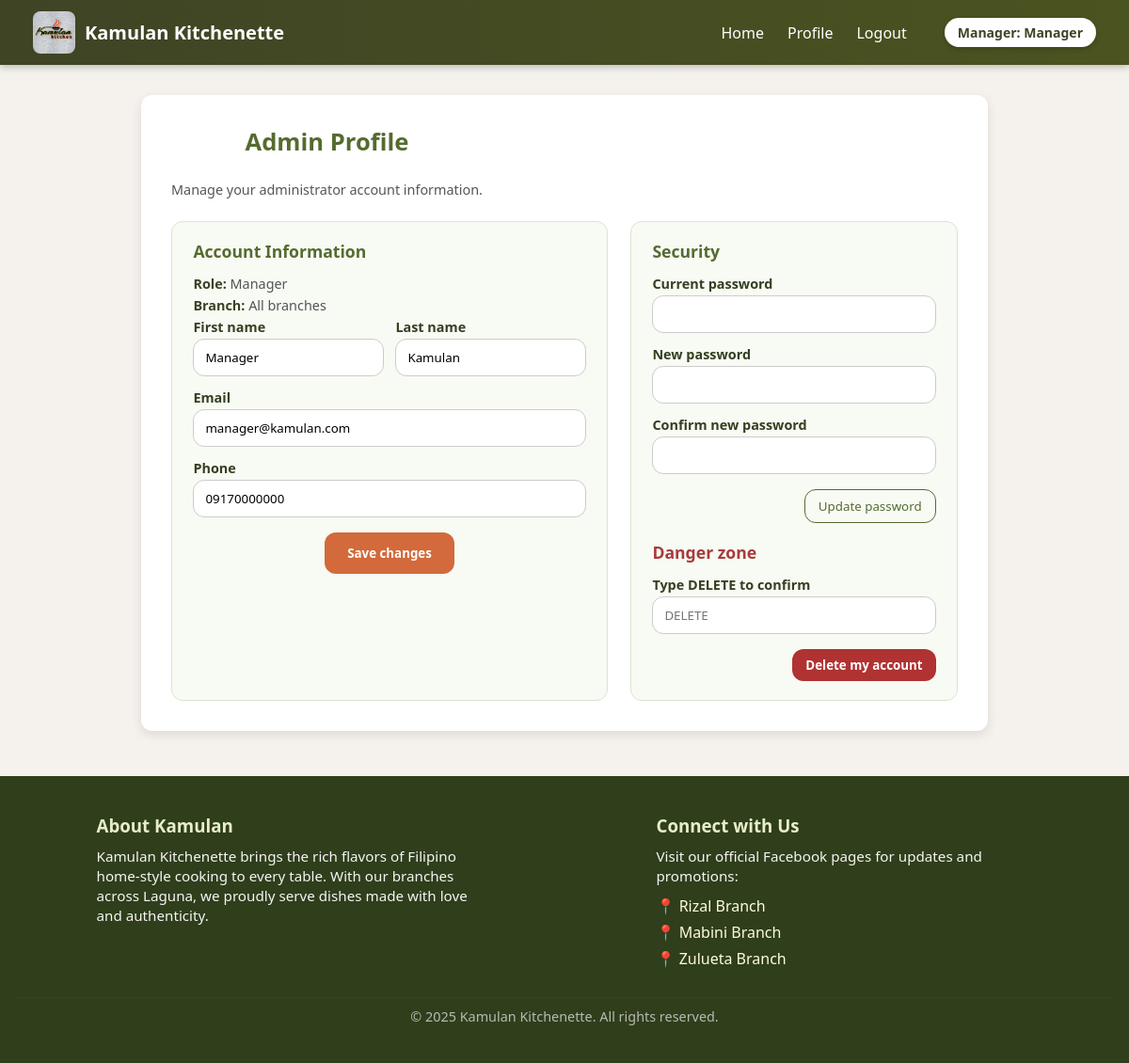
Screenshot of /admin/profile.php (signed in) with the database file from the repository.
### tables this page shows
CREATE TABLE `users` (
  `id` int(11) NOT NULL,
  `first_name` varchar(120) DEFAULT NULL,
  `last_name` varchar(120) DEFAULT NULL,
  `email` varchar(150) DEFAULT NULL,
  `phone` varchar(50) DEFAULT NULL,
  `password` varchar(255) DEFAULT NULL,
  `role` enum('buyer','staff','rider','manager') DEFAULT 'buyer',
  `branch_id` int(11) DEFAULT NULL,
  `created_at` timestamp NOT NULL DEFAULT current_timestamp(),
  `street` varchar(150) DEFAULT NULL,
  `barangay` varchar(100) DEFAULT NULL,
  `municipality` varchar(100) DEFAULT NULL,
  `province` varchar(100) DEFAULT NULL,
  `house_number` varchar(50) DEFAULT NULL,
  `nearest_landmark` varchar(150) DEFAULT NULL,
  `is_available` tinyint(1) DEFAULT 1
);

### admin/profile.php (the view, shortened to what this page needs)
<?php
require_once(__DIR__ . '/../config/db.php');
$userSession = $_SESSION['user'] ?? null;
$userId = $userSession['id'] ?? null;
$stmt = $pdo->prepare('SELECT u.*, b.name AS branch_name FROM users u LEFT JOIN branches b ON u.branch_id = b.id WHERE u.id = ? LIMIT 1');
$stmt->execute([$userId]);
?>
<!doctype html>
<html lang="en">
<head>
  <link rel="stylesheet" href="/kamulan-system/assets/css/style.css">
</head>
<body>
<?php include __DIR__ . '/../_partials/header_staff.php'; ?>
<main class="profile-page">
  <div class="profile-header">
    <div>
      <h2 class="profile-title">Admin Profile</h2>
      <p class="profile-sub">Manage your administrator account information.</p>
    </div>
  </div>
  <div class="profile-grid">
    <section class="profile-card">
      <h3>Account Information</h3>
      <p class="meta-row"><span class="meta-label">Role:</span> <?= htmlspecialchars(ucfirst($user['role'] ?? 'manager')) ?></p>
      <p class="meta-row"><span class="meta-label">Branch:</span> <?= htmlspecialchars($user['branch_name'] ?? 'All branches') ?></p>
      <form method="post">
        <div class="field-inline">
          <div class="field-group">
            <label for="first_name">First name</label>
            <input id="first_name" name="first_name" value="<?= htmlspecialchars($user['first_name'] ?? '') ?>" required>
          </div>
          <div class="field-group">
            <label for="last_name">Last name</label>
            <input id="last_name" name="last_name" value="<?= htmlspecialchars($user['last_name'] ?? '') ?>" required>
          </div>
        </div>
        <div class="field-group">
          <label for="email">Email</label>
          <input id="email" type="email" name="email" value="<?= htmlspecialchars($user['email'] ?? '') ?>" required>
        </div>
        <div class="field-group">
          <label for="phone">Phone</label>
          <input id="phone" name="phone" value="<?= htmlspecialchars($user['phone'] ?? '') ?>" required>
        </div>
        <div class="profile-actions">
          <button type="submit" class="button">Save changes</button>
        </div>
      </form>
    </section>
    <section class="profile-card">
      <h3>Security</h3>
      <form method="post" style="margin-bottom:1.2rem;">
        <div class="field-group">
          <label for="current_password">Current password</label>
          <input id="current_password" type="password" name="current_password" required>
        </div>
        <div class="field-group">
          <label for="new_password">New password</label>
          <input id="new_password" type="password" name="new_password" minlength="6" required>
        </div>
        <div class="field-group">
          <label for="confirm_password">Confirm new password</label>
          <input id="confirm_password" type="password" name="confirm_password" minlength="6" required>
        </div>
        <div class="profile-actions">
          <button type="submit" class="btn-secondary">Update password</button>
        </div>
      </form>
      <h3 style="margin-top:1rem; color:#a83b3b;">Danger zone</h3>
      <form method="post" onsubmit="return confirm('This will permanently delete your admin account. Continue?');">
        <div class="field-group">
          <label for="confirm_delete">Type <strong>DELETE</strong> to confirm</label>
          <input id="confirm_delete" name="confirm_delete" placeholder="DELETE">
        </div>
        <div class="profile-actions">
          <button type="submit" class="btn-danger">Delete my account</button>
        </div>
      </form>
    </section>
  </div>
</main>
<?php include __DIR__ . '/../_partials/footer.php'; ?>
</body>
</html>

### _partials/header_staff.php (shortened to what this page needs)
<?php
$user = $_SESSION['user'] ?? null;
$userName = $user['first_name'] ?? '';
$role = $user['role'] ?? '';
switch ($role) {
  case 'admin':
  case 'manager':
    $homeLink    = "/kamulan-system/admin/dashboard.php";
    $profileLink = "/kamulan-system/admin/profile.php";
    break;
}
?>
<header class="site-header" style="
  display: flex;
  align-items: center;
  justify-content: space-between;
  background: linear-gradient(90deg, #3e4425, #4b5320);
  padding: 12px 35px;
  color: white;
  font-family: 'Poppins', sans-serif;
  box-shadow: 0 2px 8px rgba(0,0,0,0.25);
  position: sticky;
  top: 0;
  z-index: 999;
">
  <div class="brand" style="display: flex; align-items: center; gap: 10px;">
    <img src="/kamulan-system/assets/images/kamulan-logo.jpg" alt="Kamulan Logo" style="height:45px; border-radius:8px;">
    <h1 style="margin: 0; font-size: 20px;">Kamulan Kitchenette</h1>
  </div>
  <nav class="nav" style="display: flex; align-items: center; gap: 25px;">
    <a href="<?= $homeLink ?>" class="nav-link">Home</a>
    <a href="<?= $profileLink ?>" class="nav-link">Profile</a>
    <a href="/kamulan-system/auth/logout.php" class="nav-link logout" onclick="confirmLogout(event)">Logout</a>
    <span style="
      margin-left: 15px;
      background: #fff;
      color: #3e4425;
      padding: 6px 14px;
      border-radius: 25px;
      font-weight: bold;
      font-size: 14px;
      box-shadow: 0 2px 5px rgba(0,0,0,0.2);
    ">
      <?= ucfirst(htmlspecialchars($role)) ?>: <?= htmlspecialchars($userName) ?>
    </span>
  </nav>
</header>

### assets/css/style.css (style rules this page uses)
:root { --primary: #556b2f; --accent: #d26a3b; --dark-brown: #3e2f1c; --light-bg: #f5f2ed; --text-dark: #2c2c2c; --text-light: #fff; --success: #6b8e23; --error: #c0392b; --radius: 12px; --shadow: 0 4px 12px rgba(0,0,0,0.1); --transition: all 0.25s ease-in-out; }
* { box-sizing: border-box; margin: 0; padding: 0; font-family: 'Poppins', 'Segoe UI', sans-serif; }
body { background: var(--light-bg); color: var(--text-dark); overflow-x: hidden; }
.button, button { background: var(--primary); color: var(--text-light); border: none; border-radius: var(--radius); padding: 10px 16px; cursor: pointer; font-weight: 600; transition: var(--transition); }
input, select, textarea { padding: 10px 12px; border: 1.5px solid #ccc; border-radius: var(--radius); width: 100%; transition: 0.25s; }
a { color: var(--accent); text-decoration: none; transition: 0.2s; }
.site-header { display: flex; align-items: center; justify-content: space-between; background: linear-gradient(90deg, #4b5320, #3e4425); padding: 12px 20px; color: white; font-family: 'Poppins', sans-serif; box-shadow: 0 2px 8px rgba(0,0,0,0.25); position: sticky; top: 0; z-index: 999; }
.site-header .brand { display: flex; align-items: center; gap: 10px; }
.site-header .nav { display: flex; align-items: center; gap: 18px; }
.site-header .nav a { color: #fff; text-decoration: none; font-weight: 500; transition: 0.3s; }
h2 { color: var(--primary); margin-bottom: 1rem; text-align: center; }
.button { background: var(--accent); color: var(--text-light); padding: 0.8rem 1.5rem; border: none; border-radius: var(--radius); cursor: pointer; transition: var(--transition); display: block; margin: 0 auto; }
h2 { color: var(--primary); text-align: center; margin-bottom: 1.5rem; }

### admin/profile.php (style rules this page uses)
body { background: var(--light-bg, #f5f2ed); }
.profile-page { max-width: 900px; margin: 2rem auto; padding: 2rem; background: #fff; border-radius: var(--radius, 12px); box-shadow: var(--shadow, 0 4px 12px rgba(0,0,0,0.1)); }
.profile-header { display: flex; justify-content: space-between; align-items: center; margin-bottom: 1.5rem; }
.profile-title { font-size: 1.6rem; color: var(--primary, #556b2f); }
.profile-sub { font-size: 0.9rem; color: #555; }
.profile-grid { display: grid; grid-template-columns: minmax(0, 2fr) minmax(0, 1.5fr); gap: 1.5rem; }
.profile-card { background: #f8faf4; border-radius: 12px; padding: 1.2rem 1.4rem; border: 1px solid #dde3cf; }
.profile-card h3 { margin-top: 0; margin-bottom: 0.8rem; color: var(--primary, #556b2f); font-size: 1.1rem; }
.field-group { margin-bottom: 0.8rem; }
.field-group label { display: block; font-size: 0.9rem; font-weight: 600; margin-bottom: 0.2rem; color: #334021; }
.field-inline { display: grid; grid-template-columns: repeat(2, minmax(0, 1fr)); gap: 0.8rem; }
.profile-actions { display: flex; justify-content: flex-end; gap: 0.75rem; margin-top: 1rem; }
.btn-secondary { background: transparent; color: var(--primary, #556b2f); border: 1px solid var(--primary, #556b2f); border-radius: var(--radius, 12px); padding: 8px 14px; cursor: pointer; font-weight: 500; transition: var(--transition, all 0.25s ease); }
.btn-danger { background: #b03232; border-radius: var(--radius, 12px); padding: 8px 14px; color: #fff; border: none; cursor: pointer; font-weight: 600; transition: var(--transition, all 0.25s ease); }
.meta-row { font-size: 0.9rem; color: #555; margin-bottom: 0.25rem; }
.meta-label { font-weight: 600; color: #3b4225; }

### _partials/header_staff.php (style rules this page uses)
.nav-link { color: white; text-decoration: none; font-weight: 500; transition: all 0.3s ease; display: flex; align-items: center; gap: 5px; }

### rows the page displays
users: role "Manager", first_name "Manager", last_name "Kamulan", email "manager@kamulan.com", phone "09170000000"

### other values shown
$user['branch_name'] "All branches"
